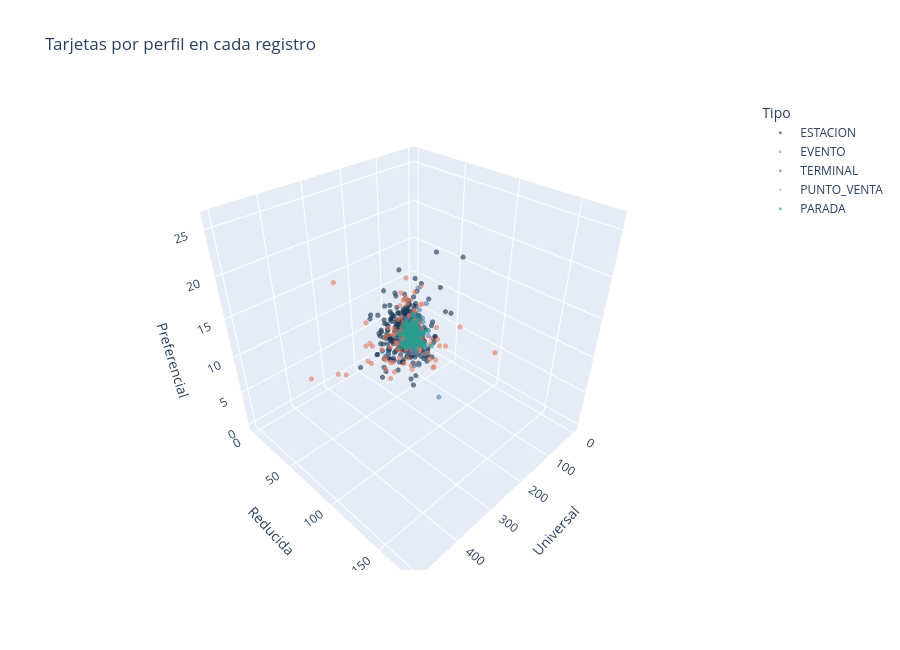

Write notebook code for a chart like this one.
### Markdown cell above
Los perfiles se mueven juntos (donde hay más demanda, se entregan más de todos), pero **no en la misma proporción en todas partes**, por eso en el Paso 6 analizamos el perfil **por estación**.

### Code cell
import plotly.express as px # gráficos interactivos
from itertools import combinations # genera todos los pares posibles de una lista

# Correlación de Spearman para cada par de perfiles
# Diccionario {nombre de la columna: nombre legible}, para imprimir resultados claros
nombres_perfil = {"tarjetas_universal": "Universal",
                  "tarjetas_reducida": "Reducida",
                  "tarjetas_preferencial": "Preferencial"}

for col_x, col_y in combinations(nombres_perfil, 2): # los 3 pares: U–R, U–P, R–P
    rho, p = stats.spearmanr(df[col_x], df[col_y])
    print(f"Spearman {nombres_perfil[col_x]}–{nombres_perfil[col_y]}: ρ = {rho:.2f}, p = {p:.2e}") 

# Gráfico de dispersión en 3D
fig3d = px.scatter_3d(
    df,
    x="tarjetas_universal", y="tarjetas_reducida", z="tarjetas_preferencial", # los tres ejes
    color="tipo_ubicacion", # color por tipo de ubicación
    color_discrete_map={"ESTACION": "#16324F", "TERMINAL": "#4F7CAC", "EVENTO": "#E07A5F",
                        "PARADA": "#2A9D8F", "PUNTO_VENTA": "#B8B8B8"}, # mismos colores que el dashboard
    opacity=0.6,
    hover_data=["estacion_o_evento", "fecha"], # datos al pasar el mouse
    labels={"tarjetas_universal": "Universal", "tarjetas_reducida": "Reducida",
            "tarjetas_preferencial": "Preferencial", "tipo_ubicacion": "Tipo"},
    title="Tarjetas por perfil en cada registro",
    height=650,
)
fig3d.update_traces(marker=dict(size=3)) # puntos pequeños para que no se tapen

# Guardar como HTML y mostrar
ruta_3d = RAIZ / "reportes" / "perfiles_3d.html"
fig3d.write_html(ruta_3d) # se abre con doble clic en el navegador
print("\nGráfico guardado en:", ruta_3d.relative_to(RAIZ))
fig3d.show()

### Figure 1 — Plotly figure (JSON) as saved in the notebook; plotly's stock layout.template omitted (floating-point values rounded to 4 significant figures; data arrays with more than 128 entries replaced by an {"elided": "..."} marker saying what was removed)
{"data": [{"customdata": {"elided": "999x2 str values"}, "hovertemplate": "Tipo=ESTACION<br>Universal=%{x}<br>Reducida=%{y}<br>Preferencial=%{z}<br>estacion_o_evento=%{customdata[0]}<br>fecha=%{customdata[1]}<extra></extra>", "legendgroup": "ESTACION", "marker": {"color": "#16324F", "opacity": 0.6, "size": 3, "symbol": "circle"}, "mode": "markers", "name": "ESTACION", "scene": "scene", "showlegend": true, "type": "scatter3d", "x": {"elided": "999 int values"}, "y": {"elided": "999 int values"}, "z": {"elided": "999 int values"}}, {"customdata": {"elided": "195x2 str values"}, "hovertemplate": "Tipo=EVENTO<br>Universal=%{x}<br>Reducida=%{y}<br>Preferencial=%{z}<br>estacion_o_evento=%{customdata[0]}<br>fecha=%{customdata[1]}<extra></extra>", "legendgroup": "EVENTO", "marker": {"color": "#E07A5F", "opacity": 0.6, "size": 3, "symbol": "circle"}, "mode": "markers", "name": "EVENTO", "scene": "scene", "showlegend": true, "type": "scatter3d", "x": {"elided": "195 int values"}, "y": {"elided": "195 int values"}, "z": {"elided": "195 int values"}}, {"customdata": {"elided": "200x2 str values"}, "hovertemplate": "Tipo=TERMINAL<br>Universal=%{x}<br>Reducida=%{y}<br>Preferencial=%{z}<br>estacion_o_evento=%{customdata[0]}<br>fecha=%{customdata[1]}<extra></extra>", "legendgroup": "TERMINAL", "marker": {"color": "#4F7CAC", "opacity": 0.6, "size": 3, "symbol": "circle"}, "mode": "markers", "name": "TERMINAL", "scene": "scene", "showlegend": true, "type": "scatter3d", "x": {"elided": "200 int values"}, "y": {"elided": "200 int values"}, "z": {"elided": "200 int values"}}, {"customdata": [["Quitumbe", "2026-05-22T00:00:00"], ["Quitumbe", "2026-05-25T00:00:00"], ["Quitumbe", "2026-05-26T00:00:00"], ["Quitumbe", "2026-05-27T00:00:00"], ["Quitumbe", "2026-05-28T00:00:00"], ["Quitumbe", "2026-05-29T00:00:00"], ["Quitumbe", "2026-05-30T00:00:00"], ["Quitumbe", "2026-05-31T00:00:00"], ["Quitumbe", "2026-06-01T00:00:00"], ["Quitumbe", "2026-06-02T00:00:00"], ["Quitumbe", "2026-06-03T00:00:00"], ["Quitumbe", "2026-06-04T00:00:00"], ["Quitumbe", "2026-06-05T00:00:00"], ["Quitumbe", "2026-06-06T00:00:00"], ["Quitumbe", "2026-06-07T00:00:00"], ["Quitumbe", "2026-06-08T00:00:00"], ["Quitumbe", "2026-06-09T00:00:00"], ["Quitumbe", "2026-06-10T00:00:00"], ["Quitumbe", "2026-06-11T00:00:00"], ["Quitumbe", "2026-06-12T00:00:00"], ["Quitumbe", "2026-06-13T00:00:00"], ["Quitumbe", "2026-06-14T00:00:00"], ["Quitumbe", "2026-06-15T00:00:00"], ["Quitumbe", "2026-06-16T00:00:00"], ["Quitumbe", "2026-06-17T00:00:00"], ["Quitumbe", "2026-06-18T00:00:00"], ["Quitumbe", "2026-06-19T00:00:00"], ["Quitumbe", "2026-06-20T00:00:00"], ["Quitumbe", "2026-06-21T00:00:00"], ["Quitumbe", "2026-06-22T00:00:00"], ["Quitumbe", "2026-06-23T00:00:00"], ["Quitumbe", "2026-06-24T00:00:00"], ["Quitumbe", "2026-06-25T00:00:00"], ["Quitumbe", "2026-06-26T00:00:00"], ["Quitumbe", "2026-06-27T00:00:00"], ["Quitumbe", "2026-06-28T00:00:00"], ["Quitumbe", "2026-06-29T00:00:00"], ["Quitumbe", "2026-06-30T00:00:00"], ["Quitumbe", "2026-07-01T00:00:00"], ["Quitumbe", "2026-07-02T00:00:00"]], "hovertemplate": "Tipo=PUNTO_VENTA<br>Universal=%{x}<br>Reducida=%{y}<br>Preferencial=%{z}<br>estacion_o_evento=%{customdata[0]}<br>fecha=%{customdata[1]}<extra></extra>", "legendgroup": "PUNTO_VENTA", "marker": {"color": "#B8B8B8", "opacity": 0.6, "size": 3, "symbol": "circle"}, "mode": "markers", "name": "PUNTO_VENTA", "scene": "scene", "showlegend": true, "type": "scatter3d", "x": [4, 5, 4, 2, 2, 13, 5, 3, 8, 3, 2, 4, 5, 11, 5, 5, 5, 9, 15, 4, 6, 1, 5, 3, 4, 9, 13, 5, 2, 7, 5, 2, 1, 2, 2, 3, 6, 4, 19, 17], "y": [2, 0, 0, 2, 0, 1, 0, 0, 2, 0, 0, 0, 1, 1, 2, 1, 2, 0, 4, 0, 2, 0, 1, 1, 0, 3, 0, 2, 0, 0, 1, 0, 1, 4, 0, 2, 2, 2, 5, 0], "z": [0, 0, 0, 0, 0, 0, 0, 0, 0, 0, 0, 0, 0, 0, 0, 0, 0, 1, 0, 0, 2, 0, 0, 0, 0, 1, 1, 0, 0, 0, 0, 0, 0, 0, 0, 0, 1, 0, 0, 2]}, {"customdata": {"elided": "229x2 str values"}, "hovertemplate": "Tipo=PARADA<br>Universal=%{x}<br>Reducida=%{y}<br>Preferencial=%{z}<br>estacion_o_evento=%{customdata[0]}<br>fecha=%{customdata[1]}<extra></extra>", "legendgroup": "PARADA", "marker": {"color": "#2A9D8F", "opacity": 0.6, "size": 3, "symbol": "circle"}, "mode": "markers", "name": "PARADA", "scene": "scene", "showlegend": true, "type": "scatter3d", "x": {"elided": "229 int values"}, "y": {"elided": "229 int values"}, "z": {"elided": "229 int values"}}], "layout": {"height": 650, "legend": {"title": {"text": "Tipo"}, "tracegroupgap": 0}, "scene": {"domain": {"x": [0, 1], "y": [0, 1]}, "xaxis": {"title": {"text": "Universal"}}, "yaxis": {"title": {"text": "Reducida"}}, "zaxis": {"title": {"text": "Preferencial"}}}, "title": {"text": "Tarjetas por perfil en cada registro"}}}
